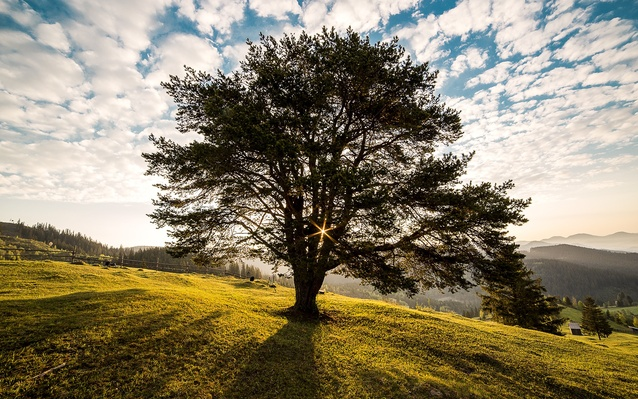
#> input picture Application/img/tree.jpeg, 638 x 399 px, shrunk from 1920 x 1200 before the run
$ python stitch_impl.py   (Python 2 division)   (older library calls are emulated)
#> lines starting #> are read from the running program, lines starting #| are printed output that depends on the picture
### Application/stitch/kd_tree.py
#!/usr/bin/env python2
# -*- coding: utf-8 -*-
import numpy as np
import Queue as Q

class node:
    '''i : dimension with max range VARIANCE METHOD IS COMPUTATIONALLY EXPENSIVE
    m : median of the data ROLLED with -i "REMEMBER" '''
    def __init__(self,ltree,rtree,dimension,med_rolled,feature = []):
        self.L = ltree
        self.R = rtree
        self.i = dimension
        self.m = med_rolled
        if (self.L == False) and (self.R == False):
            self.data = feature

    def is_leaf(self):
        return (self.L == False) and (self.R == False)

    def distance_to_bounds(self,q):
        '''used only when it is a node'''
        return np.abs(self.m[0] - q[self.i])

    def dist(self,q):
        '''Used only after confirming that it is a leaf'''
        t = self.data[1] - q
        return np.dot(t,t)


class tree:
    '''ind = range(128) (np.arrange(number of dimensions ))
    bt = number of leaves to check during backtracking'''
    def __init__(self,keypoints,features,bt_nodes = 2):
        self.feat_vec = features
        self.kp = keypoints
        # stored values to avoid unnecessary recalculation
        self.ind = np.arange(self.feat_vec.shape[1])
        # properties explicit to the tree
        self.root = self.__make_node(self.__init_lookup())
        self.bt = bt_nodes

    def __init_lookup(self):
        # vectorized alternatives provide barely any speedup (will try memoisation)
        # AT : Half expecting it to slow down the program :P
        temp = np.flipud(np.transpose(self.feat_vec))
        res = [np.lexsort(np.roll(temp, ctr, axis = 0)) for ctr in np.arange(temp.shape[0])]
        return np.array(res,dtype = np.uint64)

    def __make_node(self,lookup):
        if(lookup.shape[1] == 1):
            return node(False,False,False,False, (self.kp[lookup[0,0]],self.feat_vec[lookup[0,0]],lookup[0,0]))
        if(lookup.shape[1] == 0):
            return False
        max_dim = np.argmax(self.feat_vec[lookup[:,lookup.shape[1]-1],self.ind]- self.feat_vec[lookup[:,0],self.ind])
        #alternate var method for a more balanced tree, but about ~ 1.5X more construction time
        #max_dim = np.argmax(np.var(self.feat_vec),axis =0)
        med = lookup.shape[1] / 2
        maskL = np.zeros(self.feat_vec.shape[0],dtype = bool)
        maskL[lookup[max_dim, : med]] = True
        maskR = np.zeros(self.feat_vec.shape[0],dtype = bool)
        maskR[lookup[max_dim, med :]] = True
        lookL = np.extract(maskL[lookup],lookup).reshape([self.feat_vec.shape[1],lookup[max_dim, : med].shape[0]])
        lookR = np.extract(maskR[lookup],lookup).reshape([self.feat_vec.shape[1],lookup[max_dim, med :].shape[0]])
        #delete unnecesary data before proceeding into recursion
        del maskL
        del maskR

        med = self.feat_vec[lookup[max_dim,med]] if lookup.shape[1] % 2 == 1 else (self.feat_vec[lookup[max_dim,med]] + self.feat_vec[lookup[max_dim,med - 1]]) /2.0
        return node(self.__make_node(lookL),self.__make_node(lookR),max_dim,np.roll(med, - max_dim, axis = 0).tolist())

    def knn_search(self, q, k = 2, EXAMINE_POINTS = 10):
        ''' Few checks like EXAMINE_POINTS > k are not implemented here, User is expected to take care of these checks'''
        pri = Q.PriorityQueue()
        points = np.zeros(EXAMINE_POINTS,dtype = object)
        dists = np.zeros(EXAMINE_POINTS,dtype = np.float64)
        points[0] = self.__drop_down(self.root, q, pri)
        dists[0] = points[0].dist(q)
        ctr = 1
        while (ctr < EXAMINE_POINTS) and ( not pri.empty() ) :
            points[ctr] = self.__drop_down(pri.get()[1], q, pri)
            dists[ctr] = points[ctr].dist(q)
            ctr += 1
        points = points[0:ctr]
        dists = dists[0:ctr]
        nk = np.argpartition(dists,np.arange(k))[:k]
        return (points[nk], dists[nk])

    def __drop_down(self, node, q, queue):
        # make this iterative, maybe
        if node.is_leaf():
            return node

        if  np.roll(q,self.feat_vec.shape[1]-node.i).tolist() < node.m :
            queue.put((node.distance_to_bounds(q),node.R))
            return self.__drop_down(node.L,q,queue)
        else:
            queue.put((node.distance_to_bounds(q),node.L))
            return self.__drop_down(node.R,q,queue)

### Application/stitch_impl.py
# -*- coding: utf-8 -*-
from stitch import kd_tree
import numpy as np
import cv2
import os

def matchKeypoints(kpsA, kpsB, featuresA, featuresB,ratio = 0.70):

    mtree = kd_tree.tree(kpsA, featuresA)
    tempM0 = np.apply_along_axis(mtree.knn_search,1,featuresB)
    # get this gay loop straight, dunno why but this pussy complains on vectorization
    matches = np.argwhere(np.array([ tempM0[:,1][i][0]/tempM0[:,1][i][1] for i in np.arange(tempM0.shape[0])]) < ratio)
    matches = np.transpose(matches)[0]

    ptsA = []
    ptsB = []

    for i in matches:
        ptsA.append(tempM0[i][0][0].data[0])
        ptsB.append(kpsB[i])

    return np.array(ptsA), np.array(ptsB)

if __name__ == '__main__':
    # figuring out how to get to the img directory
    path = os.path.realpath(__file__)
    path = path[:path.rindex('/')]
    #importing 2 placeholder images
    imA = cv2.imread(path + '/img/tree.jpeg')
#> imA is the input picture: shape (399, 638, 3); mean B, G, R 104.3, 127.4, 136.7
    imB = cv2.imread(path + '/img/home.jpeg')
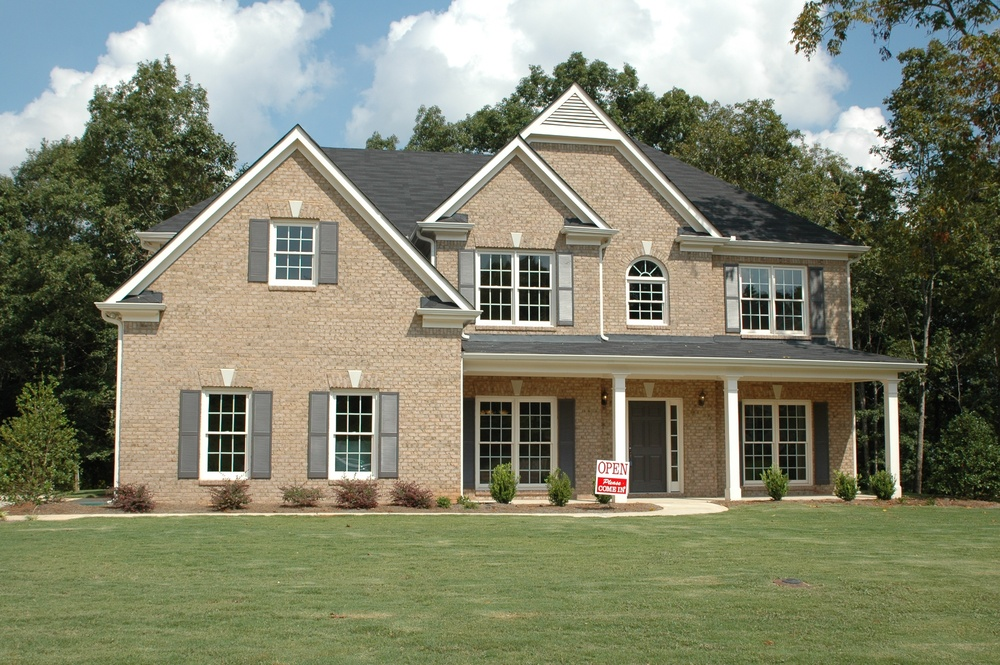
#> input picture Application/img/home.jpeg, 1000 x 665 px, shrunk from 3008 x 2000 before the run
#> imB is the input picture: shape (665, 1000, 3); mean B, G, R 109.2, 131, 128.6
    # getting the grayscale
    imAG = cv2.cvtColor(imA,cv2.COLOR_BGR2GRAY)
    imBG = cv2.cvtColor(imB,cv2.COLOR_BGR2GRAY)
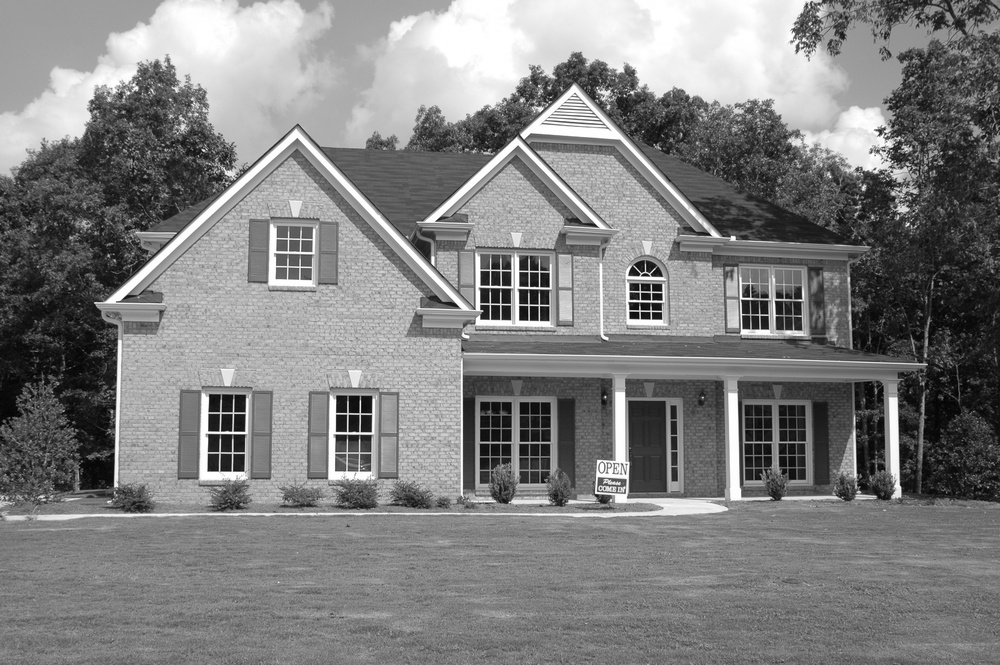
#> imBG: shape (665, 1000); min 1, max 255, mean 127.8
    # get the kp and descriptors
    kpA, desA = cv2.SIFT().detectAndCompute(imAG,None)
#> kpA = 2808 keypoints; strongest (x, y, size): (285, 206, 2.3), (305, 226, 2.2), (167, 155, 2.3), (508, 207, 1.9)
    kpB, desB = cv2.SIFT().detectAndCompute(imBG,None)
#> kpB = 4733 keypoints; strongest (x, y, size): (633, 316, 5.1), (354, 433, 2.5), (658, 316, 5.1), (733, 238, 3.6)
    # match the keypoints and kaboom
    mptsA, mptsB = matchKeypoints(kpA,kpB,desA,desB)
#> in __init__, `self.kp = keypoints`: self.kp has the same summary as kpA outside __init__
#> in __init_lookup, `temp = np.flipud(np.transpose(self.feat_vec))`:
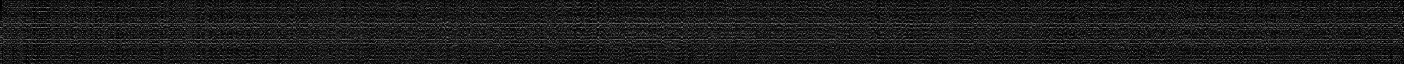
#> temp: shape (128, 2808) float32 (shown at 1/2 size); min 0, max 208, mean 28.2
#> in __init_lookup, `res = [np.lexsort(np.roll(temp, ctr, axis = 0)) for ctr in np.arange(t..`: res = 128 items
#> in __init_lookup, `return np.array(res,dtype = np.uint64)`:
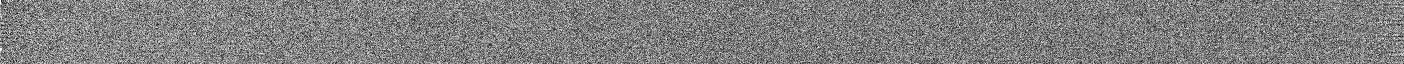
#> returned value: shape (128, 2808) uint64 (shown at 1/2 size); min 0, max 2807, mean 1403.5; drawn with min black and max white
#> in __make_node, `max_dim = np.argmax(self.feat_vec[lookup[:,lookup.shape[1]-1],self.ind..`: max_dim = 112
#> in __make_node, `med = self.feat_vec[lookup[max_dim,med]] if lookup.shape[1] % 2 == 1 e..`: med = 128 values, max 129.5 at index 40, min 0 at index 26, mean 28.49
#> in __make_node (call 4), `max_dim = np.argmax(self.feat_vec[lookup[:,lookup.shape[1]-1],self.ind..`: max_dim = 36
#> in __make_node (call 4), `lookR = np.extract(maskR[lookup],lookup).reshape([self.feat_vec.shape[..`:
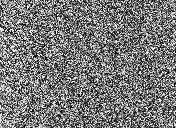
#> lookR: shape (128, 176) uint64; min 4, max 2795, mean 1329.8; drawn with min black and max white
#> in __make_node (call 4), `med = self.feat_vec[lookup[max_dim,med]] if lookup.shape[1] % 2 == 1 e..`: med = 128 values, max 129 at index 61, min 0 at index 10, mean 30.57
#> in __make_node (call 5), `max_dim = np.argmax(self.feat_vec[lookup[:,lookup.shape[1]-1],self.ind..`: max_dim = 62
#> in __make_node (call 5), `lookR = np.extract(maskR[lookup],lookup).reshape([self.feat_vec.shape[..`:
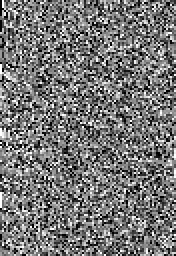
#> lookR: shape (128, 88) uint64 (shown 2 times larger); min 8, max 2639, mean 1231.2; drawn with min black and max white
#> in __make_node (call 5), `med = self.feat_vec[lookup[max_dim,med]] if lookup.shape[1] % 2 == 1 e..`: med = 128 values, max 112 at index 31, min 0 at index 92, mean 32.55
#> in __make_node (call 7), `max_dim = np.argmax(self.feat_vec[lookup[:,lookup.shape[1]-1],self.ind..`: max_dim = 31
#> in __make_node (call 7), `lookR = np.extract(maskR[lookup],lookup).reshape([self.feat_vec.shape[..`:
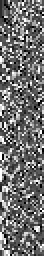
#> lookR: shape (128, 22) uint64 (shown 2 times larger); min 155, max 2796, mean 1316; drawn with min black and max white
#> in __make_node (call 7), `med = self.feat_vec[lookup[max_dim,med]] if lookup.shape[1] % 2 == 1 e..`: med = 128 values, max 122 at index 43, min 0 at index 6, mean 23.67
#> in __make_node (call 9), `lookL = np.extract(maskL[lookup],lookup).reshape([self.feat_vec.shape[..`: lookL = 128 rows, first 6: [1678, 1229, 2015, 2799, 2378], [1678, 2799, 1229, 2015, 2378], [1678, 2799, 1229, 2015, 2378], [1678, 2799, 1229, 2015, 2378], [1678, 2378, 2799, 1229, 2015], [1678, 2378, 2799, 2015, 1229]
#> in __make_node (call 9), `lookR = np.extract(maskR[lookup],lookup).reshape([self.feat_vec.shape[..`: lookR = 128 rows, first 6: [2578, 2515, 556, 2343, 1079], [2578, 2343, 556, 1079, 2515], [2578, 556, 1079, 2515, 2343], [556, 2343, 2515, 1079, 2578], [556, 2343, 2578, 1079, 2515], [556, 2515, 2343, 2578, 1079]
#> in __make_node (call 10), `lookR = np.extract(maskR[lookup],lookup).reshape([self.feat_vec.shape[..`: lookR = 128 rows, first 8: [1229, 2015, 2799], [2799, 1229, 2015], [2799, 1229, 2015], [2799, 1229, 2015], [2799, 1229, 2015], [2799, 2015, 1229], [2015, 1229, 2799], [2015, 1229, 2799]
#> in __make_node (call 19), `lookR = np.extract(maskR[lookup],lookup).reshape([self.feat_vec.shape[..`: lookR = 128 rows, first 8: [556, 2343, 1079], [2343, 556, 1079], [556, 1079, 2343], [556, 2343, 1079], [556, 2343, 1079], [556, 2343, 1079], [556, 2343, 1079], [556, 1079, 2343]
#> in __make_node (call 28), `lookL = np.extract(maskL[lookup],lookup).reshape([self.feat_vec.shape[..`: lookL = 128 rows, first 6: [1697, 2481, 474, 2386, 1922], [1697, 2386, 2481, 474, 1922], [1922, 2386, 1697, 474, 2481], [1922, 2386, 474, 2481, 1697], [1922, 474, 2481, 2386, 1697], [1697, 1922, 2481, 474, 2386]
#> in __make_node (call 28), `lookR = np.extract(maskR[lookup],lookup).reshape([self.feat_vec.shape[..`: lookR = 128 rows, first 6: [2094, 1551, 1472, 700, 424, 1828], [700, 1551, 2094, 1472, 424, 1828], [700, 424, 1828, 1472, 1551, 2094], [1828, 424, 2094, 700, 1472, 1551], [2094, 1828, 424, 1472, 700, 1551], [2094, 1472, 1551, 424, 1828, 700]
#> in __make_node (call 29), `lookR = np.extract(maskR[lookup],lookup).reshape([self.feat_vec.shape[..`: lookR = 128 rows, first 8: [1697, 2481, 2386], [1697, 2386, 2481], [2386, 1697, 2481], [2386, 2481, 1697], [2481, 2386, 1697], [1697, 2481, 2386], [1697, 2481, 2386], [1697, 2481, 2386]
#> in __make_node (call 38), `lookL = np.extract(maskL[lookup],lookup).reshape([self.feat_vec.shape[..`: lookL = 128 rows, first 8: [1551, 424, 1828], [1551, 424, 1828], [424, 1828, 1551], [1828, 424, 1551], [1828, 424, 1551], [1551, 424, 1828], [1551, 424, 1828], [1551, 424, 1828]
#> in __make_node (call 38), `lookR = np.extract(maskR[lookup],lookup).reshape([self.feat_vec.shape[..`: lookR = 128 rows, first 8: [2094, 1472, 700], [700, 2094, 1472], [700, 1472, 2094], [2094, 700, 1472], [2094, 1472, 700], [2094, 1472, 700], [2094, 1472, 700], [2094, 1472, 700]
#> in dist, `t = self.data[1] - q`: t = 128 values, max 117 at index 44, min -126 at index 91, mean 0.891
#> (the run stopped early here; a loop or call above may not have finished)
